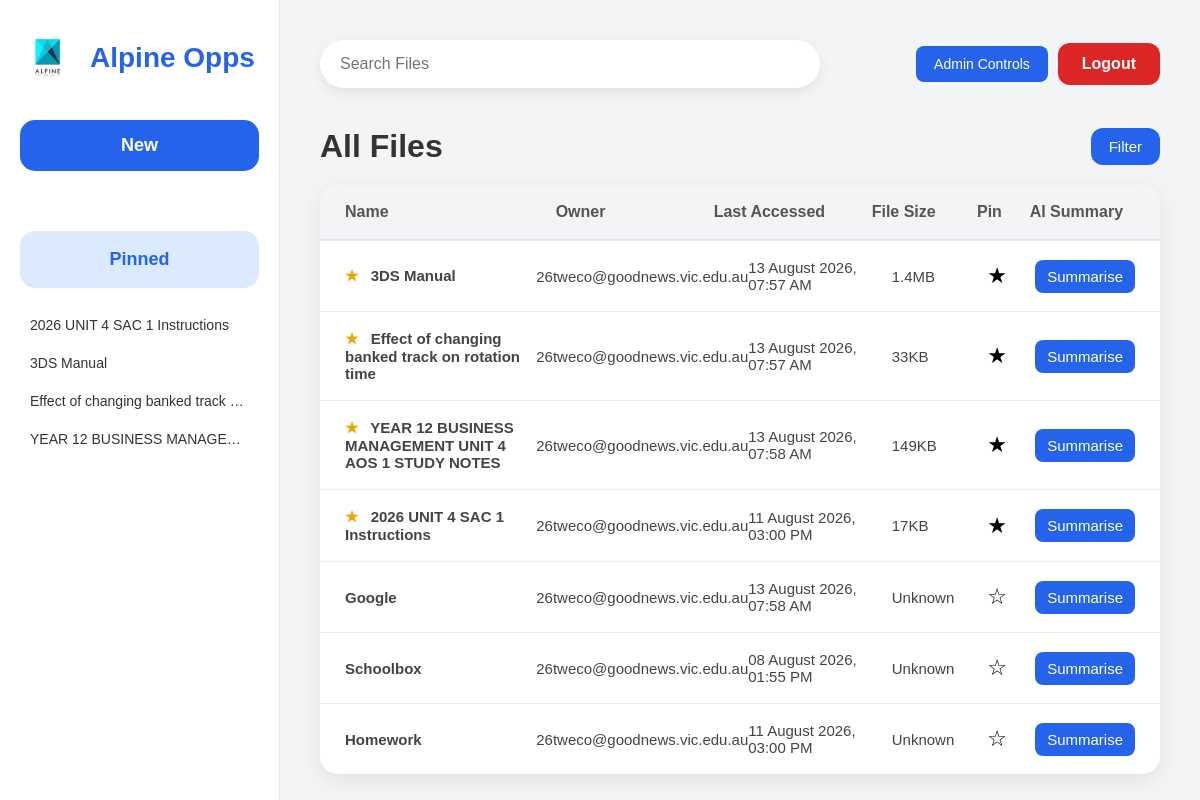
Page /dashboard (signed in) on the earlier database version.
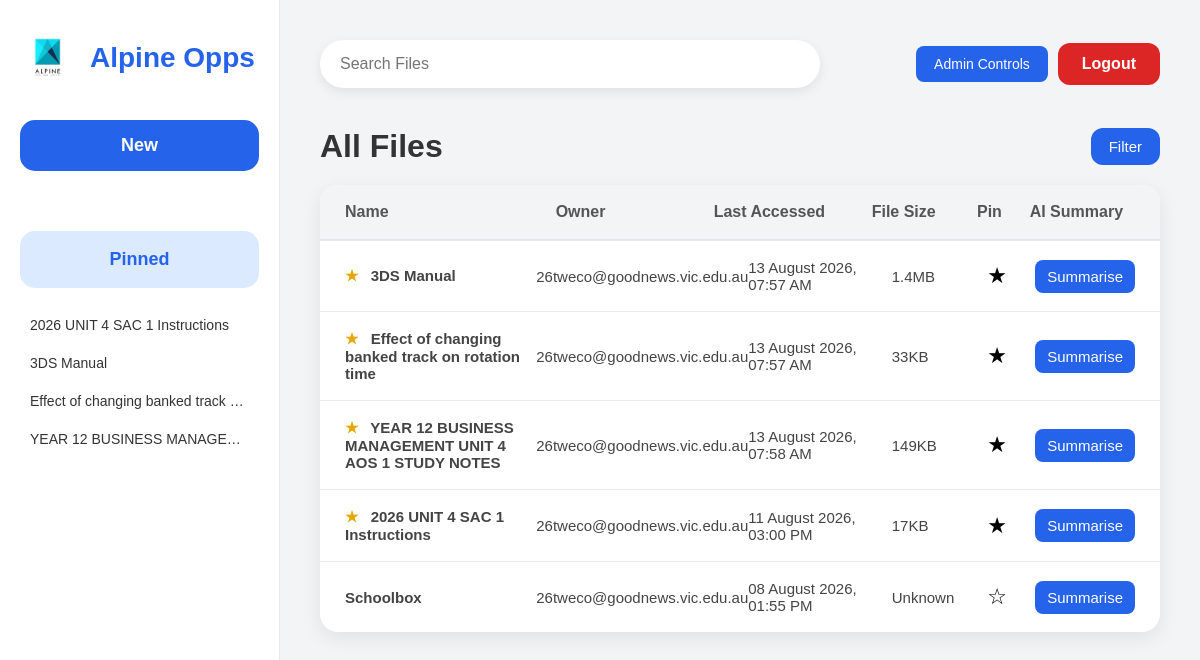
Same page on the later database version.
### tables this page shows
CREATE TABLE Files (

        FileID INTEGER PRIMARY KEY AUTOINCREMENT,

        FileName TEXT NOT NULL,

        FileType TEXT NOT NULL,

        FileURL TEXT NOT NULL,

        FileOwner TEXT NOT NULL,

        LastAccessed TEXT NOT NULL,

        FileSize TEXT,

        IsPinned INTEGER DEFAULT 0

    );

### app.py (the view)
@app.route("/dashboard")
def dashboard():
    if "email" not in session:
        return redirect(url_for("login_page"))
    connection = sqlite3.connect(DATABASE)
    connection.row_factory = sqlite3.Row
    cursor = connection.cursor()
    cursor.execute("""
        SELECT *
        FROM Files
        ORDER BY IsPinned DESC, FileID DESC
    """)
    files = cursor.fetchall()
    cursor.execute("""
        SELECT *
        FROM Files
        WHERE IsPinned = 1
        ORDER BY FileName
    """)
    pinned_files = cursor.fetchall()
    connection.close()
    return render_template(
        "dashboard.html",
        files=files,
        pinned_files=pinned_files
    )

### templates/dashboard.html (shortened to what this page needs)
<!DOCTYPE html>
<html lang="en">
<head>
    <link
        rel="stylesheet"
        href="{{ url_for('static', filename='css/dashboard.css') }}"
    >
</head>
<body>
<div class="container">
    <aside class="sidebar">
        <div class="logo">
            <img
                src="{{ url_for('static', filename='images/logo.png') }}"
                alt="Logo"
            >
            <h2>Alpine Opps</h2>
        </div>
        <form action="{{ url_for('newfile') }}" method="GET">
            <button type="submit" class="new-btn">
                New
            </button>
        </form>
        <div class="pinned-section">
            <h3 class="pinned-title">Pinned</h3>
            {% if pinned_files %}
                {% for file in pinned_files %}
                    <a
                        class="pinned-file"
                        href="{{ url_for('open_file', file_id=file['FileID']) }}"
                        target="_blank"
                    >
                        {{ file["FileName"] }}
                    </a>
                {% endfor %}
            {% else %}
                <p class="no-pinned-files">
                    No pinned files
                </p>
            {% endif %}
        </div>
    </aside>
    <main class="main-content">
        <header class="topbar">
            <div class="search-box">
                <input
                    type="text"
                    id="searchInput"
                    placeholder="Search Files"
                    autocomplete="off"
                >
            </div>
            <div class="account-buttons">
                {% if session.get("role") == "Admin" %}
                    <a
                        href="{{ url_for('admin') }}"
                        class="admin-btn"
                    >
                        Admin Controls
                    </a>
                {% endif %}
                <a
                    href="{{ url_for('logout') }}"
                    class="logout-btn"
                >
                    Logout
                </a>
            </div>
        </header>
        <section class="files-header">
            <h1>All Files</h1>
            <div class="filter-container">
                <button
                    class="filter-btn"
                    id="filterButton"
                    type="button"
                >
                    Filter
                </button>
            </div>
        </section>
        <section class="file-table">
            <div class="table-head">
                <div>Name</div>
                <div>Owner</div>
                <div>Last Accessed</div>
                <div>File Size</div>
                <div>Pin</div>
                <div>AI Summary</div>
            </div>
            {% for file in files %}
                <div
                    class="table-row"
                    data-file-type="{{ file['FileType'] | lower }}"
                    data-owner="{{ file['FileOwner'] | lower }}"
                    data-pinned="{{ file['IsPinned'] }}"
                    onclick="window.open('{{ url_for('open_file', file_id=file['FileID']) }}', '_blank')"
                    tabindex="0"
                    role="button"
                    onkeydown="if(event.key==='Enter' || event.key===' '){
                    event.preventDefault();
                    window.open('{{ url_for('open_file', file_id=file['FileID']) }}', '_blank');
                    }" >
                    <div class="file-name">
                        {% if file["IsPinned"] == 1 %}
                            <span class="pin-icon">★</span>
                        {% endif %}
                        {{ file["FileName"] }}
                    </div>
                    <div>
                        {{ file["FileOwner"] }}
                    </div>
                    <div>
                        {{ file["LastAccessed"] }}
                    </div>
                    <div>
                        {{ file["FileSize"] }}
                    </div>
                <form
                    action="{{ url_for('toggle_pin', file_id=file['FileID']) }}"
                    method="POST"
                    class="pin-form"
                    onclick="event.stopPropagation();"
                >
                    <button
                        type="submit"
                        class="pin-button"
                    >
                        {% if file["IsPinned"] == 1 %}
                            ★
                        {% else %}
                            ☆
                        {% endif %}
                    </button>
                </form>
                <a
                    href="{{ url_for('summarise_file', file_id=file['FileID']) }}"
                    class="ai-summary-btn"
                    onclick="event.stopPropagation();"
                >
                    Summarise
                </a>
            </div>
        {% else %}
            <div class="empty-files">
                No files are currently available.
            </div>
        {% endfor %}
    </section>
</body>
</html>

### static/css/dashboard.css (style rules this page uses)
* { margin:0; padding:0; box-sizing:border-box; font-family:Arial, Helvetica, sans-serif; }
body { background:#f3f4f6; color:#333; }
.container { display:flex; height:100vh; }
.sidebar { width:280px; background:#ffffff; border-right:1px solid #e5e7eb; padding:30px 20px; display:flex; flex-direction:column; }
.pinned-title { text-align: center; font-size: 18px; font-weight: bold; color: #2563eb; background-color: #dbeafe; padding: 18px; border-radius: 15px; margin: 0 0 20px 0; }
.pinned-section { margin-top: 30px; }
.pinned-file { display: block; padding: 9px 10px; margin-bottom: 4px; border-radius: 6px; color: #333; text-decoration: none; font-size: 14px; overflow: hidden; white-space: nowrap; text-overflow: ellipsis; }
.pin-button { border: none; background: none; outline: none; padding: 0; font-size: 22px; cursor: pointer; }
.logo { display:flex; align-items:center; gap:15px; margin-bottom:35px; }
.logo img { width:55px; }
.logo h2 { font-size:28px; color:#2563eb; }
.new-btn { width:100%; padding:15px; border:none; border-radius:15px; background:#2563eb; color:white; font-size:18px; font-weight:bold; cursor:pointer; margin-bottom:30px; transition:.2s; }
.main-content { flex:1; padding:40px; }
.topbar { display:flex; justify-content:space-between; align-items:center; margin-bottom:40px; }
.search-box { width:500px; }
.search-box input { width:100%; padding:15px 20px; border:none; border-radius:30px; background:white; font-size:16px; outline:none; box-shadow:0 4px 12px rgba(0,0,0,.08); }
.logout-btn { text-decoration:none; background:#dc2626; color:white; padding:12px 24px; border-radius:12px; font-weight:bold; transition:.2s; }
.files-header { display:flex; justify-content:space-between; align-items:center; margin-bottom:25px; }
.files-header h1 { font-size:34px; font-weight:600; }
.filter-btn { background:#2563eb; color:white; border:none; border-radius:12px; padding:12px 24px; font-size:15px; cursor:pointer; transition:.2s; }
.file-table { background:white; border-radius:18px; overflow:hidden; box-shadow:0 8px 20px rgba(0,0,0,.08); }
.table-head { display:grid; grid-template-columns:2.2fr 1.5fr 1.4fr 0.8fr 60px; background:#f8fafc; padding:20px 30px; font-weight:bold; color:#666; border-bottom:2px solid #e5e7eb; }
.table-row { display:grid; grid-template-columns:2.2fr 1.5fr 1.4fr 0.8fr 60px; padding:20px 30px; border-bottom:1px solid #f1f1f1; transition:.2s; }
.table-row:last-child { border-bottom:none; }
.table-row div:first-child { font-weight:600; }
.files-header { display:flex; justify-content:space-between; align-items:center; margin-bottom:20px; }
.files-header h1 { font-size:32px; color:#333; font-weight:600; }
.filter-btn { display:flex; align-items:center; gap:8px; padding:10px 18px; border:none; border-radius:12px; background:#2563eb; color:white; cursor:pointer; font-size:15px; transition:.2s; }
.file-table { background:white; border-radius:18px; overflow:hidden; box-shadow:0 6px 20px rgba(0,0,0,.08); }
.table-head { display:grid; grid-template-columns: 2fr 1.5fr 1.5fr 1fr 0.5fr 1fr; background:#f3f4f6; padding:18px 25px; font-weight:bold; color:#555; border-bottom:2px solid #e5e7eb; }
.table-row { display:grid; grid-template-columns: 2fr 1.5fr 1.5fr 1fr 0.5fr 1fr; padding:18px 25px; align-items:center; border-bottom:1px solid #ededed; transition:.2s; font-size:15px; }
.table-row div { color:#444; }
.pin-icon { margin-right: 8px; color: #e6a700; }
.search-box { position: relative; }
.filter-container { position: relative; }
.filter-btn { cursor: pointer; }
.ai-summary-btn { text-decoration: none; text-align: center; padding: 8px 12px; border-radius: 8px; background: #2563eb; color: white; }
.account-buttons { display: flex; align-items: center; gap: 10px; }
.admin-btn { padding: 10px 18px; background-color: #2563eb; color: white; text-decoration: none; border-radius: 8px; font-size: 14px; }

Differences in the rows shown:
removed Files: FileName "Google", FileOwner "26tweco@goodnews.vic.edu.au", LastAccessed "13 August 2026, 07:58 AM", FileSize "Unknown", shown under "All Files"
removed Files: FileName "Homework", FileOwner "26tweco@goodnews.vic.edu.au", LastAccessed "11 August 2026, 03:00 PM", FileSize "Unknown", shown under "All Files"
